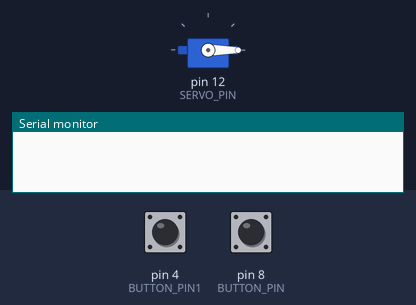
Bench run of a sketch on a simulated Arduino Uno, built with avr-gcc and run on an emulated ATmega328P. Shown: servo, the last lines printed to the serial monitor. The test bench sets the inputs (shaded band); at power-on: pin 4 (BUTTON_PIN1) HIGH, pin 8 (BUTTON_PIN) HIGH.

Above: at 1.2 s.
1.3 s: pin 4 (BUTTON_PIN1) pulled LOW for 1 s
At 1.75 s:
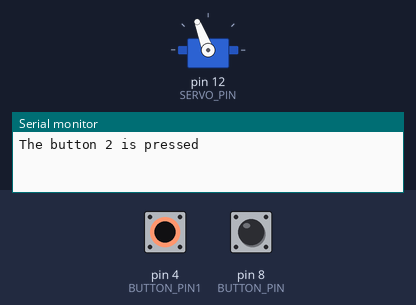
3.8 s: pin 8 (BUTTON_PIN) pulled LOW for 1 s
At 4.34 s:
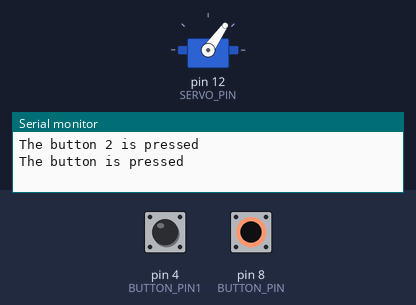
6.3 s: pin 4 (BUTTON_PIN1) pulled LOW for 3.2 s
At 6.45 s:
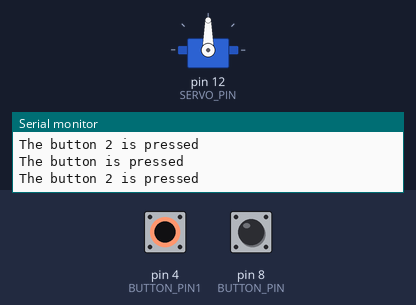
11.0 s: pin 8 (BUTTON_PIN) pulled LOW for 0.15 s
At 11.5 s:
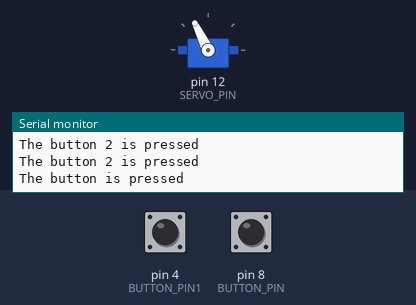
12.6 s: pin 4 (BUTTON_PIN1) driven LOW and pin 8 (BUTTON_PIN) driven LOW
At 15.45 s:
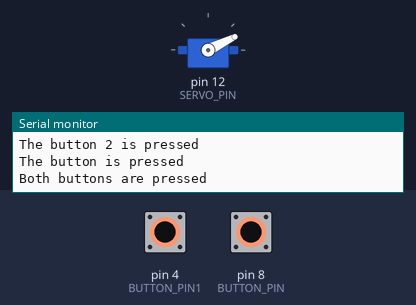
15.6 s: pin 4 (BUTTON_PIN1) driven HIGH
Timing chart, 0 to 19.6 s (numbered marks = the images above; inputs shaded):
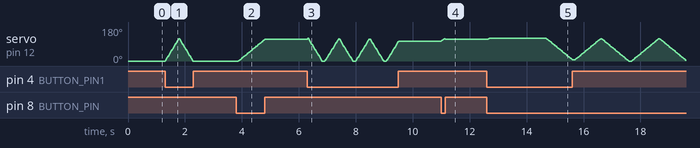

The sketch:

opdracht6.ino
```cpp
#include <Servo.h>

const int BUTTON_PIN = 8;         // Button op pin 8 gezet
const int SERVO_PIN  = 12;        // Servo motor on pin 12 gezet
const int BUTTON_PIN1 = 4;        // Button 1 on pin 4 gezet
int pos = 0;                      // Position is gelijk aan 0
Servo myservo;                    // Servo object aangemaakt

int angle = 0;                    // Huidige angle servo motor
int lastButtonState;              // De vorige staat button
int currentButtonState;           // De huidige staat button
int currentButtonState1;          // De huidige staat button1
int lastButtonState1;             // De vorige staat button1

void setup() {
  Serial.begin(9600);                               // Stel de seriele monitor in
  pinMode(BUTTON_PIN, INPUT_PULLUP);                // Uitgang van Button Pin gedefinieerd als INPUT_PULLUP
  pinMode(BUTTON_PIN1, INPUT_PULLUP);               // Uitgang van Button Pin1 gedefinieerd als INPUT_PULLUP
  myservo.attach(SERVO_PIN);                        // Verbind de sero.attach aan de SERVO_PIN
  myservo.write(angle);                             // Draait de servo naar de angle
}

void loop() {
  delay(100);                                         // Delay van een 1/10 seconden
  boolean button = digitalRead(BUTTON_PIN) == LOW;    // Button op uit gezet
  boolean button1 = digitalRead(BUTTON_PIN1) == LOW;  // button1 op uit gezet

  if(button && !button1) {                            // Button is gedrukt en button1 niet
    Serial.println("The button is pressed");          // Print button is pressed

    while(digitalRead(BUTTON_PIN) == LOW && pos < 120) {  // while loop voor position. position start op 0 en kan maximaal tot een met 120 opgeteld worden
      pos += 1;                                           // angle gaat naar gewenste positie (120)
      myservo.write(pos);                                 // Servo Motor gaat naar positie
      delay(1000/120);                                    // Snelheid van servomotor 1s
    }

    while(digitalRead(BUTTON_PIN) == LOW && pos > 0) {    // while loop voor position. position staat op 120 en kan maximaal tot een met 0 afgeteld worden
      pos -= 1;                                           // angle gaat terug naar positie (0)
      myservo.write(pos);                                 // Servo Motor gaat naar positie
      delay(1000/120);                                    // Snelheid van servomotor 1s
    }
  }

  if(button1 && !button) {                                 // Button1 is gedrukt en button niet
    Serial.println("The button 2 is pressed");             // Print button1 is pressed

    while(digitalRead(BUTTON_PIN1) == LOW && pos < 120) {  // while loop voor position. position staat op 0 en kan maximaal tot en met 120 opgeteld worden
      pos += 1;                                            // angle gaat naar gewenste positie (120)
      myservo.write(pos);                                  // Servo Motor gaat naar positie
      delay(500/120);                                      // Snelheid van servomotor 0.5s
    }

    while(digitalRead(BUTTON_PIN1) == LOW && pos > 0) {    // while loop voor position. position staat op 120 en kan maximaal tot een met 0 afgeteld worden
      pos -= 1;                                            // angle gaat naar gewenste positie (0)
      myservo.write(pos);                                  // Servo Motor gaat naar positie
      delay(500/120);                                      // Snelheid van servomotor 0.5s
    }
  }

  if(button && button1) {                                                                    // Als beide buttons ingedrukt zijn
    Serial.println("Both buttons are pressed");                                               // Print als beide buttons ingedrukt zijn

    while(digitalRead(BUTTON_PIN) == LOW && digitalRead(BUTTON_PIN1) == LOW && pos < 120) {   // While loop voor als beide buttons ingedrukt zijn. position staat op 0 en kan maximaal tot en met 120 opgeteld worden
      pos += 1;                                                                               // angle gaat naar gewenste positie (120)
      myservo.write(pos);                                                                     // Servo Motor gaat naar positie
      delay(1000/120);                                                                        // Snelheid van servomotor 1s
    }
    delay(2000);                                                                              // Wacht 2 seconden
    while(digitalRead(BUTTON_PIN) == LOW && digitalRead(BUTTON_PIN1) == LOW && pos > 0) {     // Beweegt terug in while loop. position staat op 120 en kan maximaal tot en met 0 afgeteld worden
      pos -= 1;                                                                               // angle gaat naar gewenste positie (0)
      myservo.write(pos);                                                                     // Servo Motor gaat naar positie
      delay(1000/120);                                                                        // Snelheid van servomotor 1s
    }
  }
}
```

Measured:
- after the input at 1.3 s, servo on pin 12 (SERVO_PIN): rises from 0° to 119° in 0.49 s, then falls to 0° in 0.49 s
- after the input at 3.8 s, servo on pin 12 (SERVO_PIN): moves from 0° to 114° over 0.92 s, starting after 0.08 s
- after the input at 11.0 s, servo on pin 12 (SERVO_PIN): 105° → 116° at once
- after the input at 12.6 s, servo on pin 12 (SERVO_PIN): rises from 116° to 120° in 0.02 s, then falls to 8° in 2.9 s
